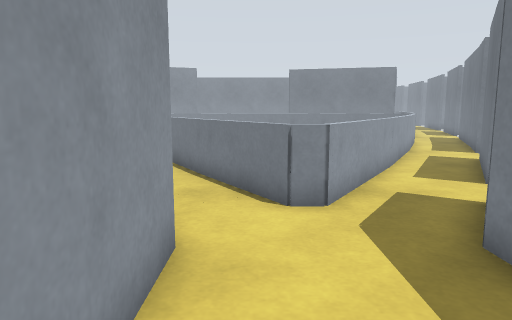
view 1 (above)

16 first-person views from a walk through a Gazebo world. The camera is 0.94 m above the floor, tilts 8° down and sees 70° across. The floor is counted in squares, 0.5 m on a side. Each view is taken from the middle of a square. On the plan, view 1 faces up. The plan holds only what a view shows up to about 18 squares ahead; the rest is blank. The place goes on beyond the plan.

view 2
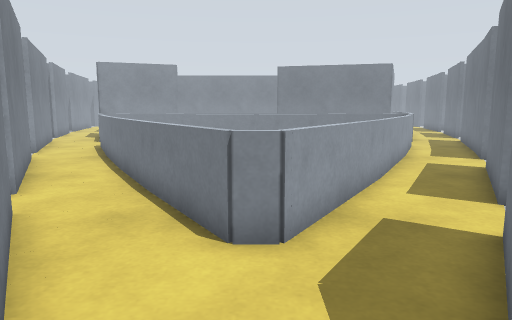

view 3
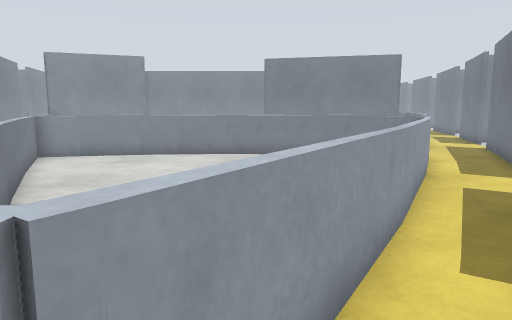

view 4
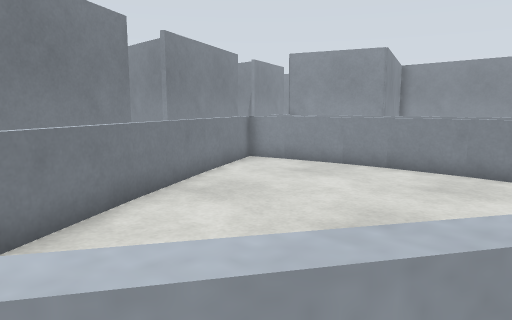

view 5
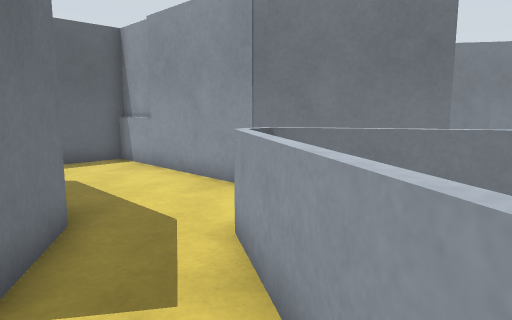

view 6
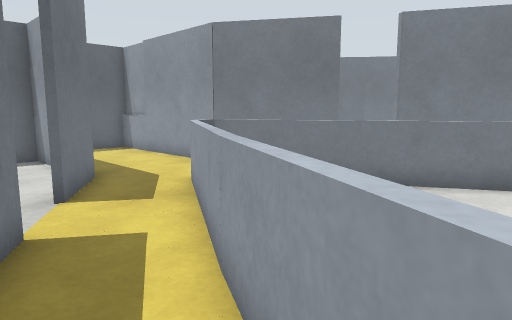

view 7
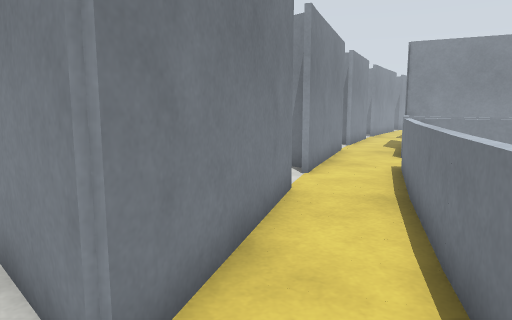

view 8
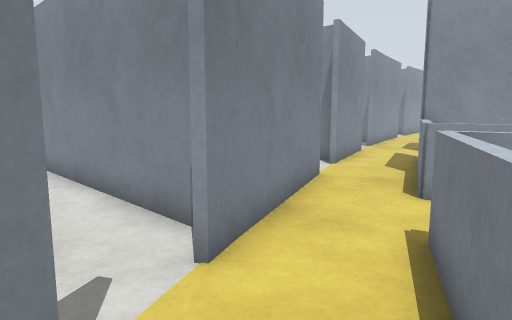

view 9
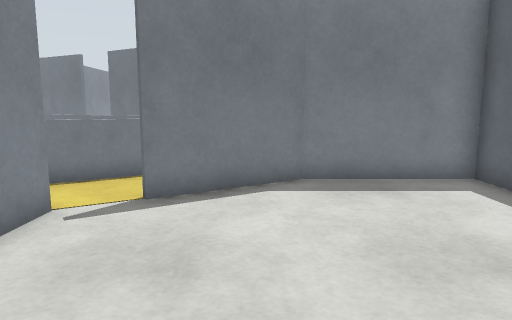

view 10
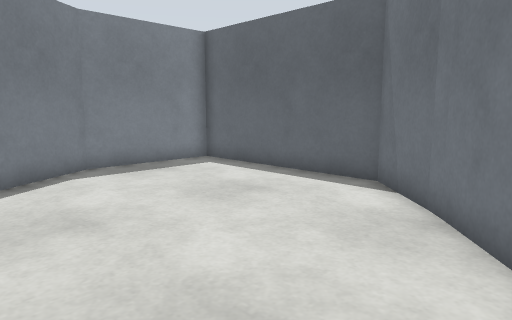

view 11
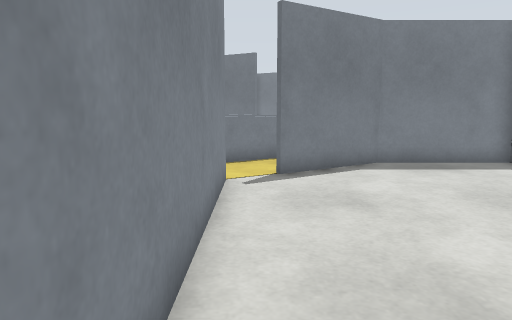

view 12
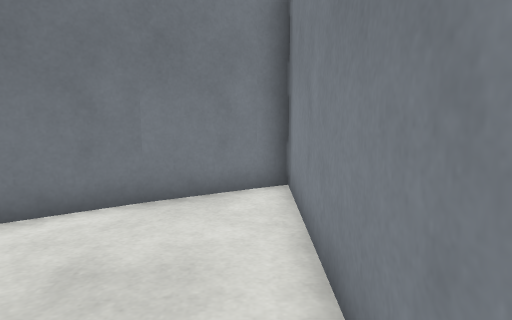

view 13
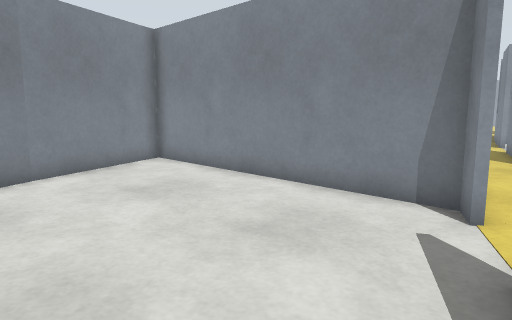

view 14
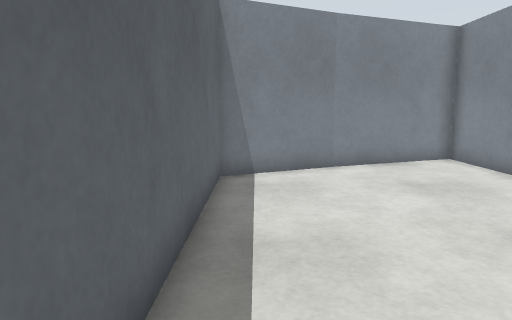

view 15
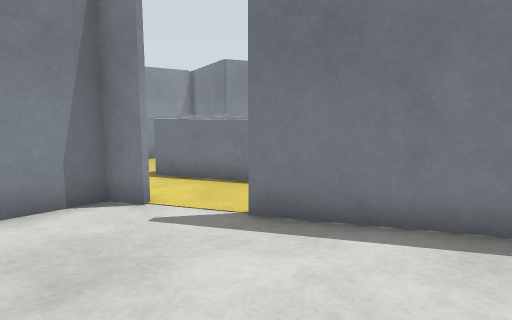

view 16
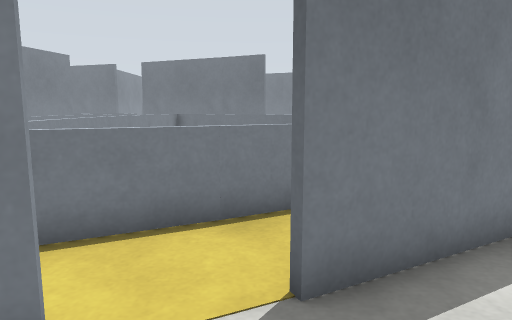

### Floor plan
Key: @ floor where view 1 was taken; # wall or solid block; . floor; = window, fence, low wall or low ledge; B grey box; P grey post; O other object.
Columns run from 20 left of view 1 to 7 right of it. Each row starts with its distance up from view 1.
 33         BB
 32        ..B
 31        ...
 30        B..
 29        B..B
 28        B..     #
 27         B.    ##
 26        #B..B###
 25         ...B
 24          ...B  BBOOBBBOOBBOO
 23          #..BBBB           O
 22          ##....
 21           #...BBBBBBBBBBBBBB
 20           ##.BB........
 19           ##..B.........
 18 B##########B..BB........   O
 17  B.............B.......    O
 16  #...........#.BB......   ==
 15    ..........#..B.....    =.
 14    ..........##.BB....   ==.
 13     ..........#..B...    =..
 12     ..........##.BB.    ==.#
 11    BB....... ..#..B.   .=..#
 10     B###########...B   =..##
  9     BB.............BB ==..B
  8       ...........B..B =....
  7        ..........BB.BB=.BB
  6       B...........B..P..B.
  5        B..........BB...BB.
  4         B..........#...#..
  3         BB.........#... ..
  2          BB........#... .
  1             .......#...#.
  0             ########@..##
 -1                   BB..
 -2                   BB##

Where each view was taken, in squares from view 1:
view 1: 0 up, 0 right, facing up
view 2: 2 up, 1 right, facing up
view 3: 6 up, 2 right, facing up
view 4: 10 up, 4 right, facing up-left
view 5: 11 up, 5 right, facing down-left
view 6: 15 up, 7 right, facing down-left
view 7: 9 up, 2 left, facing up-left
view 8: 15 up, 5 left, facing up-left
view 9: 6 up, 11 left, facing right
view 10: 9 up, 13 left, facing down-right
view 11: 9 up, 14 left, facing right
view 12: 9 up, 7 left, facing left
view 13: 11 up, 7 left, facing up-left
view 14: 11 up, 6 left, facing left
view 15: 11 up, 12 left, facing up-right
view 16: 16 up, 11 left, facing right
